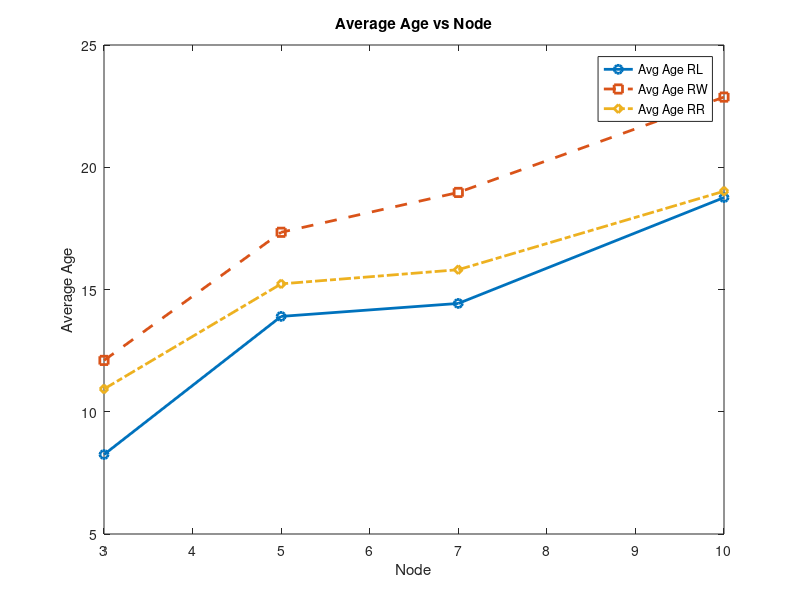

MATLAB code for this plot:
Node = [3, 5, 7, 10];
Avg_Age_RL = [8.25, 13.9, 14.43, 18.76];
Avg_Age_RW = [12.1, 17.34, 18.97, 22.87];
Avg_Age_RR = [10.93, 15.23, 15.81, 19.02];

plot(Node, Avg_Age_RL, 'o-', 'DisplayName', 'Avg Age RL', 'LineWidth', 2);
hold on;

plot(Node, Avg_Age_RW, 's--', 'DisplayName', 'Avg Age RW', 'LineWidth', 2);

plot(Node, Avg_Age_RR, 'd-.', 'DisplayName', 'Avg Age RR', 'LineWidth', 2);

xlabel('Node');
ylabel('Average Age');
title('Average Age vs Node');
legend('show');